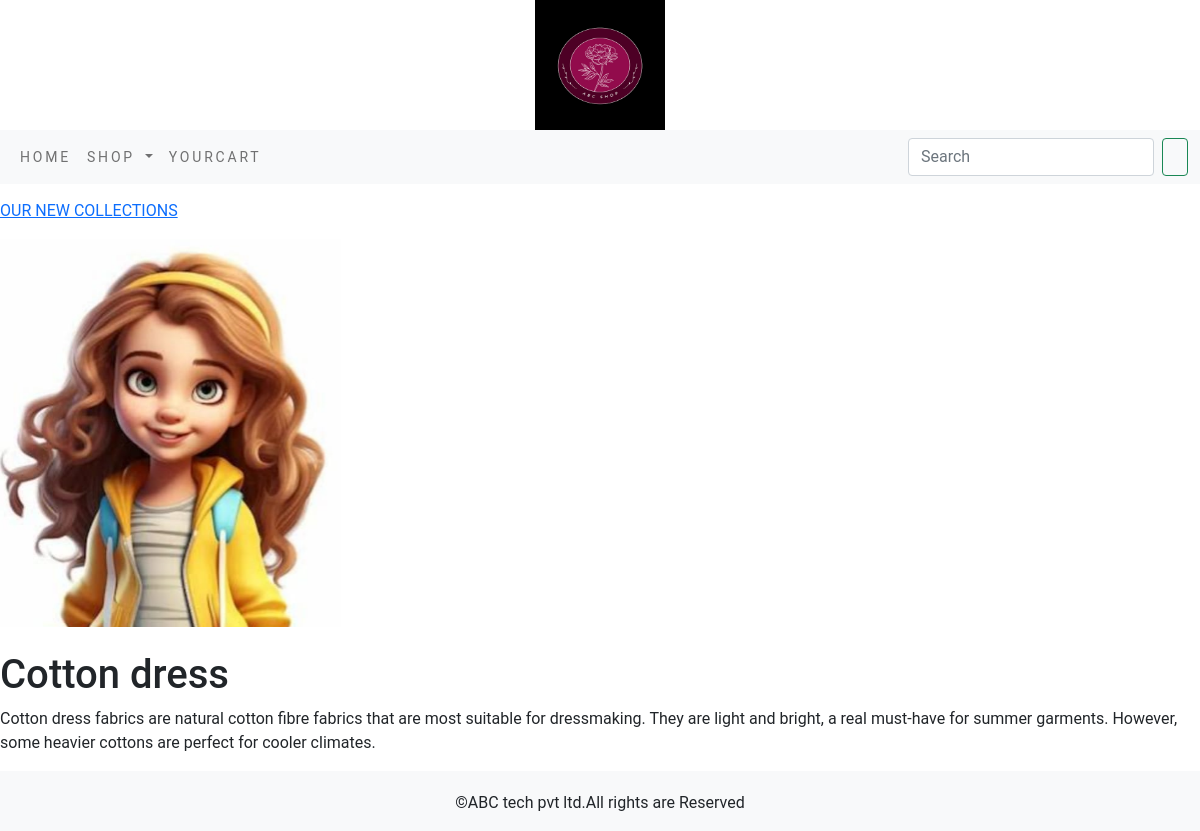
The app's page /shop/cotton-dress/ with its own data.
### shop/models.py (models this page shows, shortened)
class Category(models.Model):
    name = models.CharField(max_length=250,unique=True)
    slug = models.SlugField(max_length=250,unique=True)
    description = models.TextField(blank=True)
    image = models.ImageField(upload_to='category',blank=True)
    class Meta:
        ordering = ('name',)
        verbose_name = 'category'
        verbose_name_plural = 'categories'
    def get_url(self):
        return reverse('shop:products_by_category',args=[self.slug])

### shop/views.py (the view)
# urls.py: path('', views.allProdCat, name='allProdCat'),
def allProdCat(request, c_slug=None):
    c_page = None
    products_list = None
    if c_slug != None:
        c_page = get_object_or_404(Category, slug=c_slug)
        products_list = Product.objects.filter(category=c_page,available=True)
    else:
        products_list = Product.objects.filter(available=True)
    paginator = Paginator(products_list,6)
    page_number = request.GET.get('page')
    try:
        products = paginator.page(page_number)
    except PageNotAnInteger:
        products = paginator.page(1)
    except EmptyPage:
        products = paginator.page((paginator.num_pages))
    return render(request,"category.html",{'category': c_page, 'products': products})

### shop/context_processors.py (called while the page is built)
def menu_links(request):
    links = Category.objects.all()
    return dict(links=links)

### templates/category.html (shortened to what this page needs)
{% extends 'base.html' %}
{% load static %}
  {% block content %}
    {% if category %}
            <div>
                <div class="row my_row_class">
                    <div class="mx-auto">
                        <p><a href="{% url 'shop:allProdCat' %}">OUR NEW COLLECTIONS</a> </p>
                  </div>
                </div>
            </div>
    {%  endif %}
      <div class="mx-auto">
       {% if category %}
         <img class="my_image" src="{{category.image.url}}" alt="{{category.name}}">
   </div>
<br>
      <div>
          <h1 class="text center my_title">{{category.name}}</h1>
          <p class="text justify"> {{category.description}}</p>
      </div>
 {% endif %}
  {% endblock %}

### static/css/custom.css (style rules this page uses)
body { font-family: 'Roboto', sans-serif; }
.my_row_class { padding-top:15px; }

### records on screen
Category: image (picture), name "Cotton dress", description "Cotton dress fabrics are natural cotton fibre fabrics that are most suitable for dressmaking. They are light and bright, a real must-have for summer garments. However, some heavier cottons are perfect for cooler climates."
